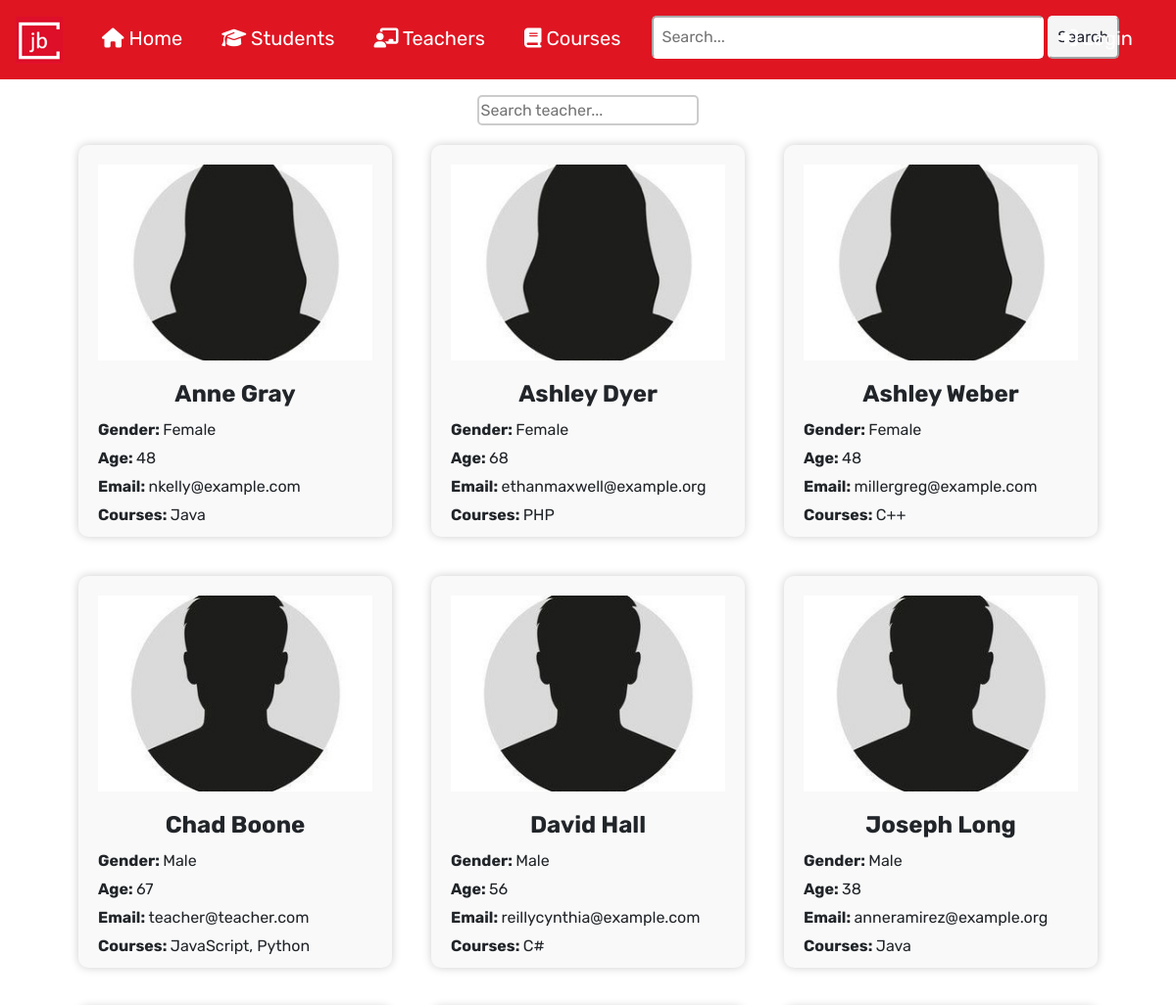
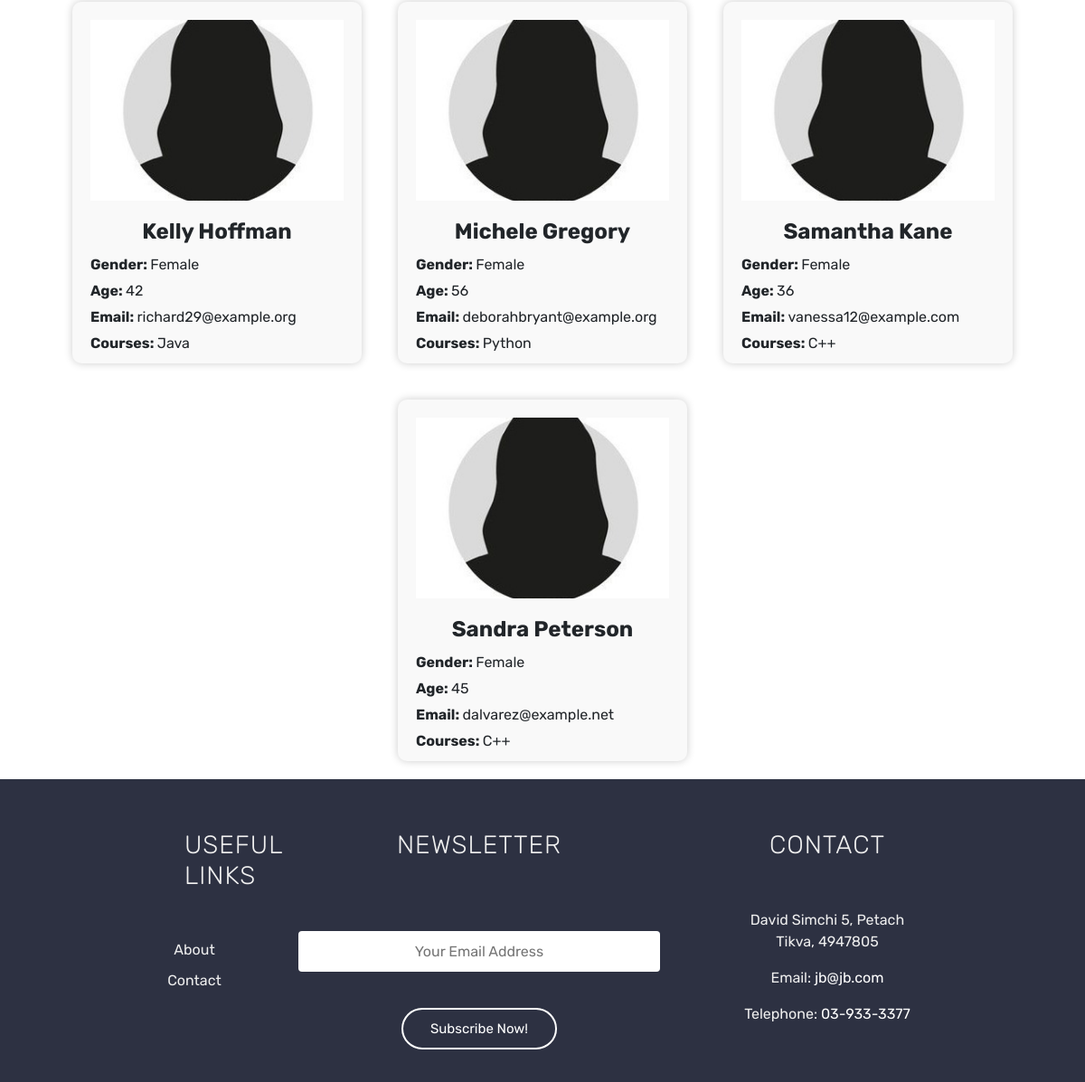
The page /teachers on the database its author committed (2 pictures, top to bottom).
### tables this page shows
CREATE TABLE teachers (
            teacher_id                INTEGER     PRIMARY KEY
          , user_id                   INTEGER     NOT NULL        UNIQUE
          , name                      TEXT        NOT NULL
          , image                     TEXT        NOT NULL
          , gender                    TEXT        NOT NULL
          , birth_date                TEXT        NOT NULL
          , phone                     TEXT        NOT NULL
          , address                   TEXT        NOT NULL
          , FOREIGN KEY (user_id) REFERENCES users (user_id)
        );

### app.py (the view)
@app.route('/teachers')
def show_teachers():
    teachers_tupple = execute_query(f"""
    SELECT teachers.name
         , gender
         , phone
         , birth_date
         , round((julianday(CURRENT_DATE)-julianday(birth_date))/365,2) as AGE
         , teachers.image
         , email
         , GROUP_CONCAT(courses.name, ', ') as courses
    FROM teachers
    INNER JOIN users ON teachers.user_id = users.user_id
    INNER JOIN active_courses ON teachers.teacher_id = active_courses.teacher_id
    INNER JOIN courses ON active_courses.course_id = courses.course_id
    GROUP BY teachers.name, gender, phone, birth_date, email
    """)
    return render_template('teachers.html', teachers=teachers_tupple)

### app.py (called while the page is built)
@app.before_request
def auth():
    path_teacher_list = ['/teacher_panel']
    if "role" not in session.keys():
        session["username"]='anonymous'
        session["role"]='anonymous'
    if session["role"] != 'Admin':
        if 'admin' in request.full_path:
            return abort(403)
    if session["role"] != 'Teacher':
        if any(route in request.full_path for route in path_teacher_list):
            return abort(403)

### setup_db.py (called while the page is built)
def execute_query(schema):
    cur.execute(schema)
    conn.commit()
    return cur.fetchall()

### templates/teachers.html (shortened to what this page needs)
{% extends "base.html" %}
{% block content %}
<div class="search-container-div">
  <input type="text" id="search-input" placeholder="Search teacher..." class="search-course-student-teacher">
</div>
<div class="user-card-container">
  {% for teacher in teachers %}
  <div class="user-card teacher-card">
    <img src="{{ teacher[5] }}" alt="Teacher">
    <h2>{{ teacher[0] }}</h2>
    <p><b>Gender: </b>{{ teacher[1] }}</p>
    <p><b>Age: </b> {{ teacher[4]|round|int }}</p>
    <p><b>Email: </b>{{ teacher[6] }} </p>
    <p><b>Courses: </b>{{ teacher[7] }} </p>
  </div>
  {% endfor %}
</div>
{% endblock %}

### templates/base.html (shortened to what this page needs)
<!DOCTYPE html>
<html lang="en">
<head>
    <link href="https://cdn.jsdelivr.net/npm/bootstrap@5.2.3/dist/css/bootstrap.min.css" rel="stylesheet"
>
    <link rel="stylesheet" href="https://cdnjs.cloudflare.com/ajax/libs/font-awesome/5.15.2/css/all.min.css"
>
    <link rel="stylesheet" href="/static/css/style.css">
    <link rel="stylesheet" href="https://cdnjs.cloudflare.com/ajax/libs/font-awesome/4.7.0/css/font-awesome.min.css">
</head>
<body>
    <header>
        <a href="/"><img src="/static/img/jb_logo.png" alt="jb_logo" class="logo"></a>
        <nav class="topnav">
            <a href="/">
                <div class="fas fa-home"></div> Home
            </a>
            <a href="/students">
                <div class="fas fa-graduation-cap"></div> Students
            </a>
            <a href="/teachers">
                <div class="fas fa-chalkboard-teacher"></div> Teachers
            </a>
            <a href="/courses">
                <div class="fas fa-book"></div> Courses
            </a>
            <form action="/search" method="GET">
                <input type="search" name="search" placeholder="Search..." class="search-form">
                <input type="submit" value="Search" class="search-btn">
            </form>
            {% if session["role"] == "anonymous" %}
            <a href="/login" class="login-nav">
                <div class="fas fa-sign-in-alt"></div> Login
            </a>
            {% else %}
            <a href="/logout" class="login-nav">
                <div class="fas fa-sign-out-alt"></div> Logout
            </a>
            {% endif %}
        </nav>
    </header>
    <div class="inner">
        {% block content %}
        {% endblock %}
    </div>
    <div class="page-container">
        <div class="content-wrap">
            <div class="footer">
                <div class="col-1">
                    <h3>USEFUL LINKS</h3>
                    <a href="/about" class="useful-link">About</a>
                    <a href="/contact-us" class="useful-link">Contact</a>
                </div>
                <div class="col-2">
                    <h3>NEWSLETTER</h3>
                    <form action="/newsletter_subscriber" method="POST" class="footer-form">
                        <input type="email" name="subscriber_email" placeholder="Your Email Address" required
                            class="footer-form-input">
                        <input type="submit" value="Subscribe Now!" class="footer-submit-form">
                    </form>
                </div>
                <div class="col-3">
                    <h3>CONTACT</h3>
                    <p>David Simchi 5, Petach Tikva, 4947805</p>
                    <p>Email: <a href="mailto:jb@jb.com" class="phone-link">jb@jb.com</a></p>
                    <p>Telephone: <a href="tel:+972-3-9333377" class="phone-link">03-933-3377</a></p>
                </div>
            </div>
        </div>
    </div>
</body>
</html>

### static/css/style.css (style rules this page uses)
* { font-family: 'Rubik'; }
.inner { min-height: calc(100vh - 76px - 265px); max-height: auto; }
h3 { padding: 3vh; text-align: center; font-weight: 700; }
.topnav { overflow: hidden; background-color: #DF1522; padding: 1.5vh; display: flex; gap: 2vh; top: 0; width: 100%; z-index: 1000; }
.topnav a { color: white; text-decoration: none; gap: 20px; text-align: center; padding: 1.5vh; font-size: 20px; }
.logo { padding: 2vh; border-image-repeat: no-repeat; background-color: #DF1522; }
header { display: flex; background-color: #DF1522; }
.footer { left: 0; bottom: 0; width: 100%; padding: 4vh 15%; background-color: #2d3142; color: #efefef; display: flex; }
.footer div { text-align: center; }
.col-2 { flex-grow: 2; }
.footer div h3 { font-weight: 300; margin-bottom: 30px; letter-spacing: 1px; }
.col-1 a { display: block; text-decoration: none; color: #efefef; margin-bottom: 10px; }
.footer-form-input { width: 400px; height: 45px; border-radius: 4px; text-align: center; margin-top: 20px; margin-bottom: 40px; outline: none; border: none; }
.footer-submit-form { background-color: transparent; border: 2px solid #fff; color: #fff; border-radius: 30px; padding: 10px 30px; font-size: 15px; cursor: pointer; }
.phone-link { color: #fff; text-decoration: none; }
.col-3 { text-decoration: none; color: #efefef; }
input { padding: 0.2vh; border-radius: 5px; border-color: rgb(255, 255, 255, 255); }
form { padding: 0.5vh; }
.user-card-container { display: flex; flex-wrap: wrap; justify-content: center; }
.user-card { padding: 2.5vh; width: 320px; height: 400px; background-color: #f9f9f9; border-radius: 10px; box-shadow: 0 0 10px rgba(0, 0, 0, 0.2); margin: 20px; overflow: hidden; }
.user-card img { width: 100%; height: 200px; object-fit: cover; }
.user-card h2 { margin: 20px 0 10px; font-size: 24px; font-weight: bold; text-align: center; }
.user-card p { margin: 5px 0; font-size: 16px; text-align: left; }
.search-form { padding: 1vh; width: 25rem; }
.search-btn { padding: 1vh; background-color: whitesmoke; border-color: whitesmoke; color: #232633; }
.login-nav { position: absolute; right: 0; margin-right: 4vh; }
.search-course-student-teacher { border-radius: 5px; border: 2px solid #ccc; font-size: 16px; outline: none; box-sizing: border-box; }
.search-container-div { display: flex; justify-content: center; padding-top: 2vh; }

### rows shown on the page
teachers: name "Ashley Dyer", gender "Female", teacher "68", teacher "ethanmaxwell@example.org", teacher "PHP"
teachers: name "Chad Boone", gender "Male", teacher "67", teacher "teacher@teacher.com", teacher "JavaScript, Python"
teachers: name "David Hall", gender "Male", teacher "56", teacher "reillycynthia@example.com", teacher "C#"
teachers: name "Joseph Long", gender "Male", teacher "38", teacher "anneramirez@example.org", teacher "Java"
teachers: name "Kelly Hoffman", gender "Female", teacher "42", teacher "richard29@example.org", teacher "Java"
teachers: name "Michele Gregory", gender "Female", teacher "56", teacher "deborahbryant@example.org", teacher "Python"
teachers: name "Samantha Kane", gender "Female", teacher "36", teacher "vanessa12@example.com", teacher "C++"

### other values the page prints
{{ teacher[0] }} "Anne Gray" "Ashley Weber" "Sandra Peterson"
{{ teacher[1] }} "Female" "Female" "Female"
{{ teacher[4]|round|int }} "48" "48" "45"
{{ teacher[6] }} "nkelly@example.com" "millergreg@example.com" "dalvarez@example.net"
{{ teacher[7] }} "Java" "C++" "C++"
